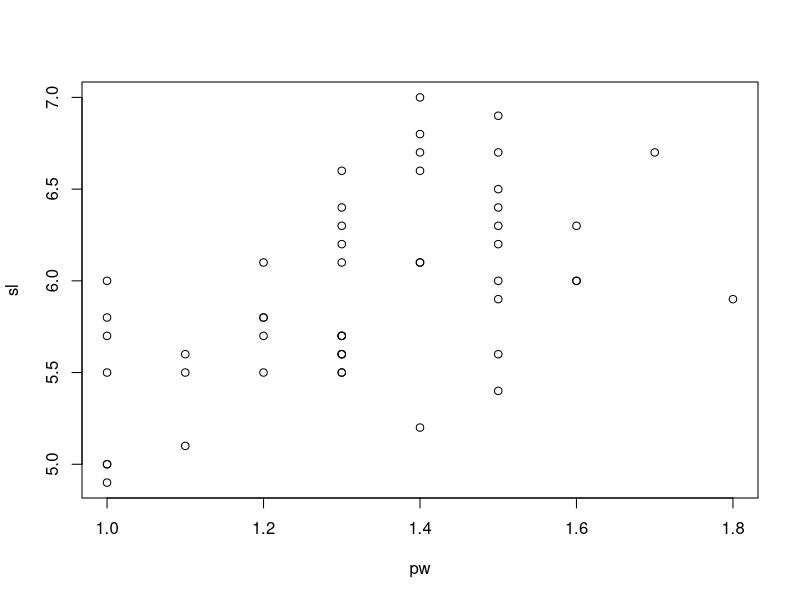
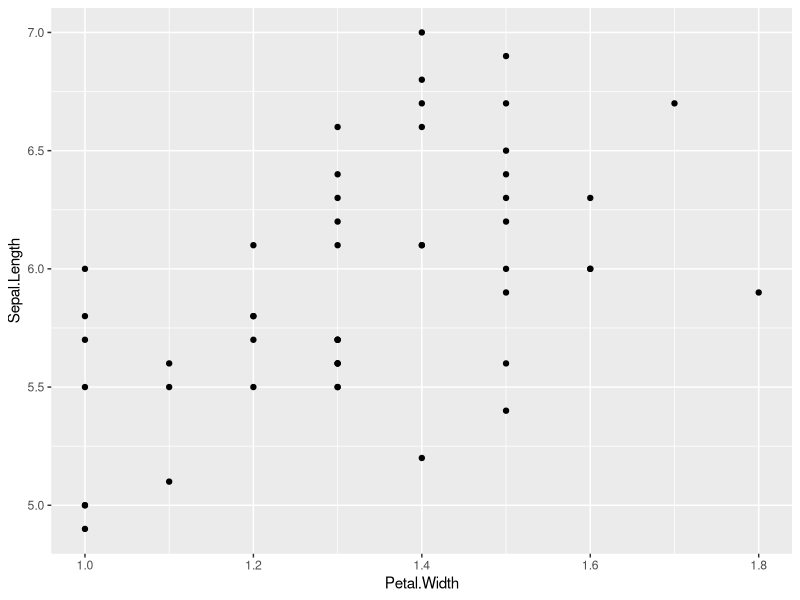
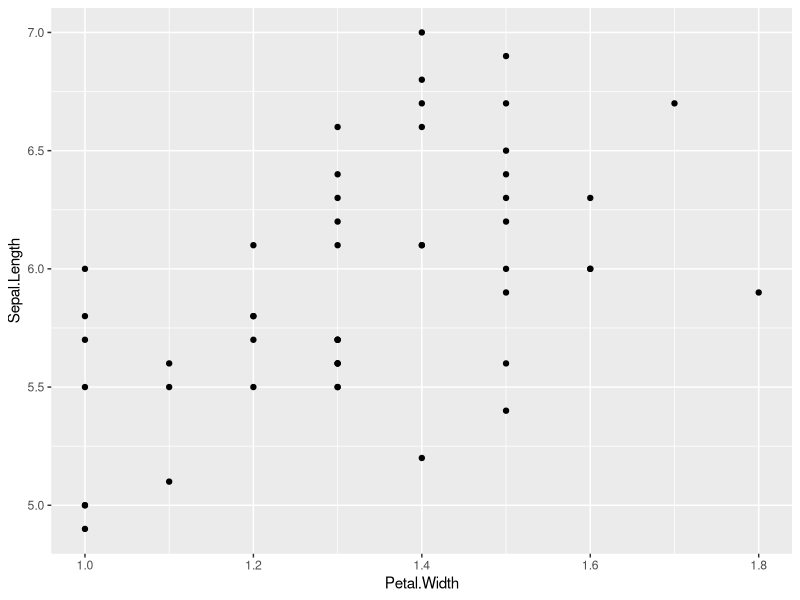

Here is the R script that generated these plots, in order:
#' ---
#' title: "Leave your data in that big, beautiful data frame"
#' author: "Jenny Bryan"
#' date: "`r format(Sys.Date())`"
#' output: github_document
#' ---

#+ setup, include = FALSE, cache = FALSE
knitr::opts_chunk$set(
  collapse = TRUE,
  comment = "#>",
  error = TRUE
)
options(tidyverse.quiet = TRUE)

#+ body
# ----
#' ## Two code styles

#' Code style that results from (I speculate) minimizing the number of key
#' presses.

## :(
sl <- iris[51:100,1]
pw <- iris[51:100,4]
plot(sl ~ pw)

#' More verbose code conveys intent. Eliminating the Magic Numbers makes the
#' code less likely to be, or become, wrong.

## :) version 1
library(tidyverse)

ggplot(
  filter(iris, Species == "versicolor"),
  aes(x = Petal.Width, y = Sepal.Length)
) + geom_point()

## :) version 2, using the pipe operator, %>%
iris %>%
  filter(Species == "versicolor") %>%
  ggplot(aes(x = Petal.Width, y = Sepal.Length)) + ## <--- NOTE the `+` sign!!
  geom_point()

